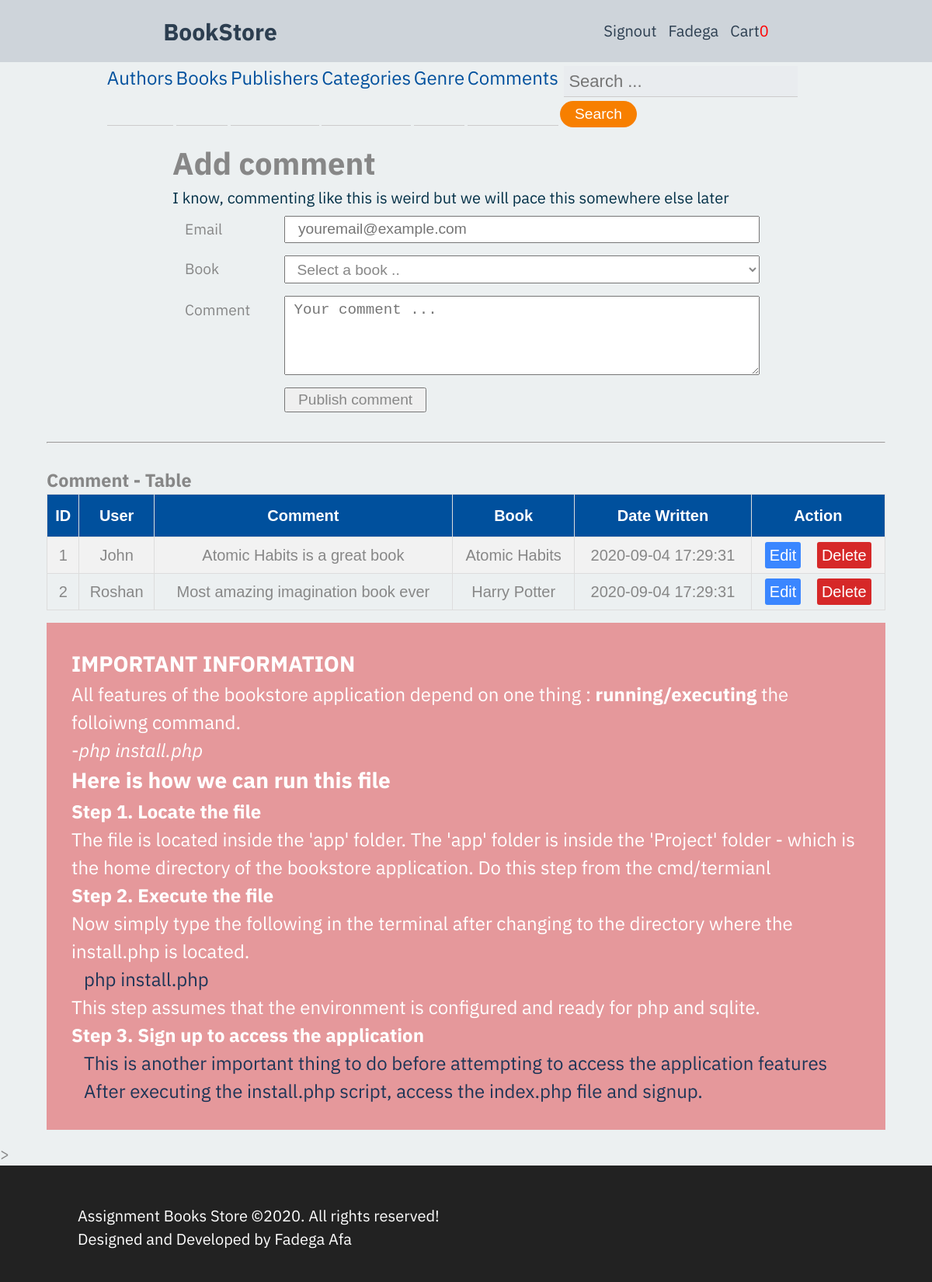
Page /templates/comment.php (signed in) on the committed database.
### tables this page shows
CREATE TABLE comment (
      comment_id INTEGER PRIMARY KEY AUTOINCREMENT NOT NULL,
      comment TEXT NOT NULL,
      user_id INTEGER NOT NULL REFERENCES user(user_id) ON UPDATE CASCADE ON DELETE CASCADE,
      book_id INTEGER NOT NULL REFERENCES book(book_id) ON UPDATE CASCADE ON DELETE CASCADE,
      dateWritten DATE

    );

CREATE TABLE user(
      user_id INTEGER PRIMARY KEY AUTOINCREMENT NOT NULL,
      firstname TEXT NOT NULL,
      lastname TEXT NOT NULL,
      email TEXT NOT NULL UNIQUE,
      password TEXT NOT NULL,
      level TEXT,
      regDate DATE
    );

CREATE TABLE book (
      book_id INTEGER PRIMARY KEY AUTOINCREMENT NOT NULL,
      title TEXT NOT NULL,
      author_id INTEGER NOT NULL REFERENCES author(author_id) ON UPDATE CASCADE,
      ISBN TEXT NOT NULL,
      publisher_id INTEGER NOT NULL REFERENCES publisher(publisher_id),
      category_id INTEGET NOT NULL REFERENCES category(category_id),
			genre_id INTEGET NOT NULL REFERENCES genre(genre_id),
      year INTEGER NOT NULL,
      cover BLOB,
      price REAL,
      condition TEXT NOT NULL
    );

### templates/comment.php (the view, shortened to what this page needs)
<?php  require '../app/header.php';
       require '../app/dbh.php';
?>
<main>
  <?php
    if(isset($_SESSION['useremail'])||isset($_SESSION['emailId'])){?>
        <form name="my-form" action="../app/comment.inc.php" method="post">
            <h1>Add comment </h1>
            <p style="color:#023047;">I know, commenting like this is weird but  we will pace this somewhere else later</p>
            <div class="form-box">
                <label for="user">Email</label>
                <input type="exmail" id="email" name="email" placeholder="youremail@example.com" required >
            </div>
            <div class="form-box">
              <label for="book">Book</label>
                  <select name="book" id="book_id">
                        <option>Select a book ..</option>
                  </select>
            </div>
            <div class="form-box">
                <label for="comment">Comment</label>
                <textarea placeholder="Your comment ..." id="comment" name="comment" rows="4" cols="50" required></textarea>
            </div>
            <div class="form-box">
                <button type="submit" id="btnSend" name="submit">Publish comment</button>
            </div>
        </form>
        <br><hr><br>
        <h3>Comment - Table</h3>
        <table class="db-table">
        <tr>
            <th>ID </th>
            <th>User </th>
            <th>Comment </th>
            <th>Book</th>
            <th>Date Written</th>
            <th>Action</th>
        </tr>
        <?php
        $sql ='SELECT comment_id,comment,firstname,title,dateWritten
                        FROM comment c, user u, book b
                        WHERE c.user_id = u.user_id AND
                              c.book_id = b.book_id';
        $res = $conn->prepare($sql);
        $res->execute();
        $data = $res->fetchAll(PDO::FETCH_ASSOC);
        foreach($data as $row):?>
          <tr>
            <td><?php echo $row['comment_id'];?></td>
            <td><?php echo $row['firstname'];?></td>
            <td><?php echo $row['comment'];?></td>
            <td><?php echo $row['title'];?></td>
            <td><?php echo $row['dateWritten'];?></td>
            <td>
               <a class="edit" href="../templates/editcomment.php?id=<?php echo $row['comment_id'];?>">Edit</a>
               <a class="delete" href="../templates/deletecomment.php?id=<?php echo $row['comment_id'];?>">Delete</a>
            </td>
          </tr>
        <?php endforeach; ?>
        </table>
      <?php }else{
           echo
              '  <h2><br>Access denied ..</h2>
                 <p><br>Oops! You are not authorized. Please signin
                 <a href="../templates/signin.php">here</a>
                 <span> Or singup <a href="../templates/signup.php">here</a> </span></p>';
           }
          ?>
    </main>>
<?php require '../app/footer.php';?>

### css/menu.css (style rules this page uses)
:root { --greyapple:#eee; --greenaple:#2ecc71; --drakmatter:#34495e; --darkermatter:#2c3e50; --darkergrey:#ced4da; }
* { margin: 0; padding:0; box-sizing: border-box; }
body { font-family: "IBM Plex Sans", Verdana, Tahoma, sans-serif; }
a { text-decoration: none; color:#00509d; color: #023047; color: #073b4c; color:red; }

### css/master.css (style rules this page uses)
* { box-sizing: border-box; padding:0; margin:0; }
html { box-sizing: border-box; font-size: 17px; line-height: 1.6; font-family: 'Source Sans Pro', sans-serif, Segoe UI, Roboto, Helvetica, Arial, sans-serif, 'Apple Color Emoji', 'Segoe UI Emoji', 'Segoe UI Symbol'; color: #878787; }
*, *::before, *:after { box-sizing: inherit; padding: 0; margin: 0; }
body { margin:0 auto; padding:0; font-size:20px; user-select: none; -webkit-user-select: none; -khtml-user-select: none; -moz-user-select: none; -ms-user-select: none; }
.db-table { font-family: "Trebuchet MS", Arial, Helvetica, sans-serif; border-collapse: collapse; width: 100%; }
.db-table td, .db-table th { border: 1px solid #ddd; padding: 8px; text-align: center; }
.db-table tr:nth-child(even) { background-color: #f2f2f2; }
.db-table th { padding-top: 12px; padding-bottom: 12px; text-align: left; background-color:#00509d; color: white; text-align: center; }
.db-table .delete { color:red; background:#d62828; color:white; padding:0.3em 0.3em; border-radius: 3px; }
.db-table .edit { margin-right:15px; background:#3a86ff; color:#fff; padding:0.3em 0.3em; border-radius: 3px; }
main { margin: 1rem auto; width:90%; max-width: 1200px; }
main form { width:70%; margin:0 auto; }
input, label, button { padding: 0.2rem 1rem; font-size: 1.2rem; color: inherit; }
.form-box { padding: 0.5rem 0; display: flex; flex-direction: column; }
.form-box label { display: none; }
.form-box input, .form-box select, .form-box textarea { flex-basis: 100%; }
.form-box select option { font-size: 1.2rem; color: inherit; color: #878787; }
#condition, #category_id, #author_id, #publishers_id, #genre_id,#comment,#book_id { font-size: 1.2rem; color: inherit; color: #878787; padding: 0.3em 0.6em; }
#btnSend { margin-right: 5px; }
.placeholder { margin-top:1rem; background:#e5989b; color:#fff; font-size: 1.2em; padding:2rem; }
@media all and (min-width: 500px) { .form-box label { display: block; } }
@media all and (min-width: 600px) { .form-box { flex-direction: row; } }
@media all and (min-width: 600px) { .form-box label { flex-basis: 9rem; flex-grow: 0; flex-shrink: 0; } }
@media all and (min-width: 600px) { .form-box input, .form-box select, .form-box textarea { flex-basis: 0; flex-grow: 1; flex-shrink: 1; } }
@media all and (min-width: 600px) { .form-box button { margin-left: 9rem; } }

### css/dashboard.css (style rules this page uses)
html { box-sizing: border-box; font-size: 16px; line-height: 1.5; }
:root { --greyapple:#ecf0f1; --brightorange:#ff9f1c; --lightgrey:#D3D3D3; --greenaple:#2ecc71; --drakmatter:#34495e; --darkermatter:#2c3e50; }
body { background-color: var(--greyapple); font-family: "IBM Plex Sans", Verdana, Tahoma, sans-serif; }
*, *::before, *:after { box-sizing: inherit; padding: 0; margin: 0; }
a { text-decoration: none; color:var(--darkermatter); }

### rows in the picture
comment: comment_id "1", user.firstname "John", comment "Atomic Habits is a great book", book.title "Atomic Habits", dateWritten "2020-09-04 17:29:31"
comment: comment_id "2", user.firstname "Roshan", comment "Most amazing imagination book ever", book.title "Harry Potter", dateWritten "2020-09-04 17:29:31"

### other values in the picture
$_SESSION['firstname'] "Fadega"
